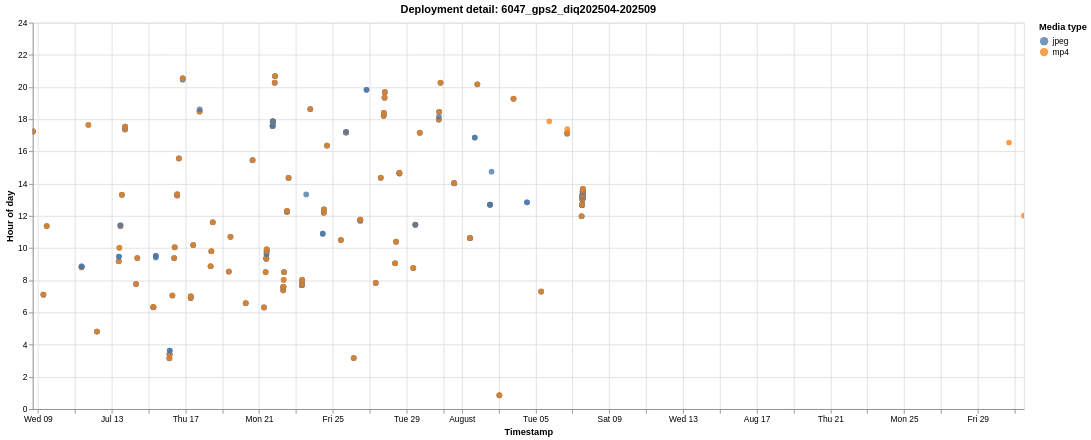

Write a Vega-Lite specification for this figure.
### Vega-Lite specification from a JSON file in a GitHub repository (floating-point values rounded to 4 significant figures; data arrays with more than 128 entries replaced by an {"elided": "..."} marker saying what was removed)
{"$schema": "https://vega.github.io/schema/vega-lite/v6.1.0.json", "config": {"view": {"continuousHeight": 300, "continuousWidth": 300}}, "data": {"name": "data-507814892acb9085a773082b5eccf283"}, "datasets": {"data-507814892acb9085a773082b5eccf283": {"elided": "422 records"}}, "encoding": {"color": {"field": "media_type", "scale": {"scheme": "tableau10"}, "title": "Media type", "type": "nominal"}, "shape": {"field": "media_type", "title": "Media type", "type": "nominal"}, "tooltip": [{"field": "deployment", "title": "Deployment", "type": "nominal"}, {"field": "timestamp", "format": "%Y-%m-%d %H:%M:%S", "title": "Timestamp", "type": "temporal"}, {"field": "hour_of_day", "format": ".2f", "title": "Hour of day", "type": "quantitative"}, {"field": "media_type", "title": "Media type", "type": "nominal"}], "x": {"field": "timestamp", "title": "Timestamp", "type": "temporal"}, "y": {"field": "hour_of_day", "scale": {"domain": [0, 24]}, "title": "Hour of day", "type": "quantitative"}}, "height": 460, "mark": {"opacity": 0.78, "size": 46, "type": "circle"}, "params": [{"bind": "scales", "name": "param_1e9efca18e7a2868", "select": {"encodings": ["x", "y"], "type": "interval"}}], "title": "Deployment detail: 6047_gps2_diq202504-202509", "width": 1180}
